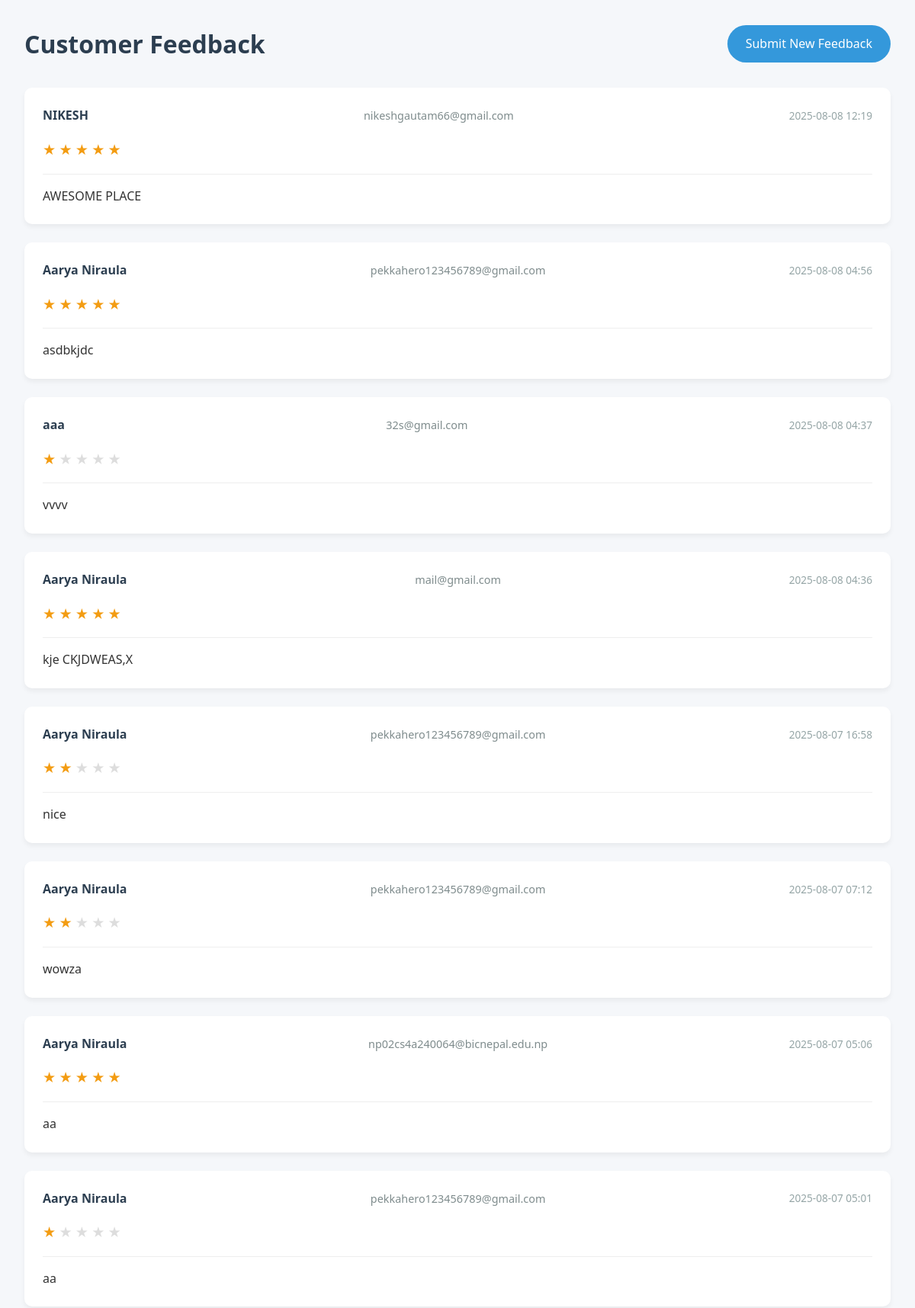
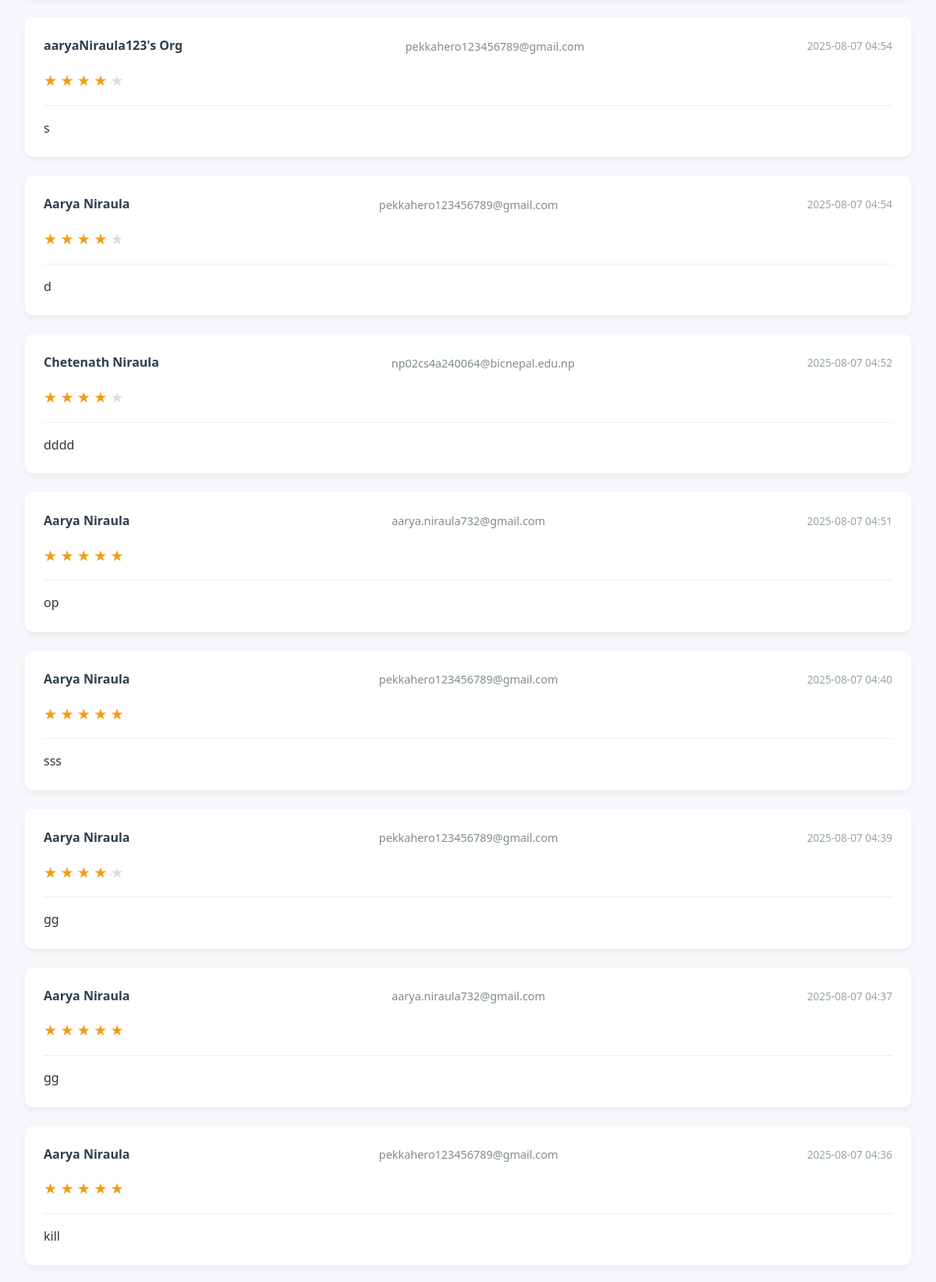
The app's page /reviews (upper part) with its own data (2 pictures, top to bottom).
### app.py (models this page shows, shortened)
class Feedback(db.Model):
    id = db.Column(db.Integer, primary_key=True)
    name = db.Column(db.String(100), nullable=False)
    email = db.Column(db.String(100), nullable=False)
    rating = db.Column(db.Integer, nullable=False)
    comments = db.Column(db.Text)
    created_at = db.Column(db.DateTime, default=datetime.utcnow)

### app.py (the view)
@app.route('/reviews')
def view_feedback():
    feedback_list = Feedback.query.order_by(Feedback.created_at.desc()).all()
    feedback_data = []
    for fb in feedback_list:
        feedback_data.append({
            'id': fb.id,
            'name': fb.name,
            'email': fb.email,
            'rating': fb.rating,
            'comments': fb.comments,
            'date': fb.created_at.strftime('%Y-%m-%d %H:%M')
        })
    return render_template('reviews.html', feedbacks=feedback_data)

### templates/reviews.html (shortened to what this page needs)
<!DOCTYPE html>
<html lang="en">
  <head>
    <link
      rel="stylesheet"
      href="{{ url_for('static', filename='reviews.css') }}"
    />
  </head>
  <body>
    <div class="container">
      <header>
        <h1>Customer Feedback</h1>
        <a href="/feedback" class="btn-new-feedback">Submit New Feedback</a>
      </header>
      <div class="feedback-list">
        {% if feedbacks %} {% for feedback in feedbacks %}
        <div class="feedback-item">
          <div class="feedback-header">
            <span class="feedback-name">{{ feedback.name }}</span>
            <span class="feedback-email">{{ feedback.email }}</span>
            <span class="feedback-date">{{ feedback.date }}</span>
          </div>
          <div class="feedback-rating">
            {% for i in range(1, 6) %} {% if i <= feedback.rating %}
            <span class="star filled">★</span>
            {% else %}
            <span class="star">★</span>
            {% endif %} {% endfor %}
          </div>
          {% if feedback.comments %}
          <div class="feedback-comments">
            <p>{{ feedback.comments }}</p>
          </div>
          {% endif %}
        </div>
        {% endfor %} {% else %}
        <p class="no-feedback">No feedback submissions yet.</p>
        {% endif %}
      </div>
    </div>
  </body>
</html>

### static/reviews.css (style rules this page uses)
* { box-sizing: border-box; margin: 0; padding: 0; font-family: "Segoe UI", Tahoma, Geneva, Verdana, sans-serif; }
body { background-color: #f5f7fa; color: #333; line-height: 1.6; }
.container { max-width: 1200px; margin: 0 auto; padding: 2rem; }
header { display: flex; justify-content: space-between; align-items: center; margin-bottom: 2rem; flex-wrap: wrap; gap: 1rem; }
h1 { font-size: 2rem; color: #2c3e50; }
.feedback-list { display: grid; gap: 1.5rem; }
.feedback-item { background: white; border-radius: 10px; padding: 1.5rem; box-shadow: 0 4px 6px rgba(0, 0, 0, 0.05); transition: transform 0.2s ease, box-shadow 0.2s ease; }
.feedback-header { display: flex; justify-content: space-between; align-items: center; margin-bottom: 1rem; flex-wrap: wrap; gap: 0.5rem; }
.feedback-name { font-weight: 600; color: #2c3e50; }
.feedback-email { color: #7f8c8d; font-size: 0.9rem; }
.feedback-date { color: #95a5a6; font-size: 0.85rem; }
.feedback-rating { margin-bottom: 1rem; }
.star { color: #ddd; font-size: 1.2rem; }
.star.filled { color: #f39c12; }
.feedback-comments { padding-top: 1rem; border-top: 1px solid #eee; }
.btn-new-feedback { background: #3498db; color: white; border: none; padding: 0.75rem 1.5rem; border-radius: 50px; font-size: 1rem; cursor: pointer; text-decoration: none; transition: all 0.3s ease; display: inline-flex; align-items: center; gap: 0.5rem; }

### records on screen
Feedback: name "NIKESH", email "nikeshgautam66@gmail.com", date "2025-08-08 12:19", comments "AWESOME PLACE"
Feedback: name "Aarya Niraula", email "pekkahero123456789@gmail.com", date "2025-08-08 04:56", comments "asdbkjdc"
Feedback: name "aaa", email "32s@gmail.com", date "2025-08-08 04:37", comments "vvvv"
Feedback: name "Aarya Niraula", email "mail@gmail.com", date "2025-08-08 04:36", comments "kje CKJDWEAS,X"
Feedback: name "Aarya Niraula", email "pekkahero123456789@gmail.com", date "2025-08-07 16:58", comments "nice"
Feedback: name "Aarya Niraula", email "pekkahero123456789@gmail.com", date "2025-08-07 07:12", comments "wowza"
Feedback: name "Aarya Niraula", email "np02cs4a240064@bicnepal.edu.np", date "2025-08-07 05:06", comments "aa"
Feedback: name "Aarya Niraula", email "pekkahero123456789@gmail.com", date "2025-08-07 05:01", comments "aa"
Feedback: name "aaryaNiraula123's Org", email "pekkahero123456789@gmail.com", date "2025-08-07 04:54", comments "s"
Feedback: name "Aarya Niraula", email "pekkahero123456789@gmail.com", date "2025-08-07 04:54", comments "d"
Feedback: name "Chetenath Niraula", email "np02cs4a240064@bicnepal.edu.np", date "2025-08-07 04:52", comments "dddd"
Feedback: name "Aarya Niraula", email "aarya.niraula732@gmail.com", date "2025-08-07 04:51", comments "op"
Feedback: name "Aarya Niraula", email "pekkahero123456789@gmail.com", date "2025-08-07 04:40", comments "sss"
Feedback: name "Aarya Niraula", email "pekkahero123456789@gmail.com", date "2025-08-07 04:39", comments "gg"
Feedback: name "Aarya Niraula", email "aarya.niraula732@gmail.com", date "2025-08-07 04:37", comments "gg"
Feedback: name "Aarya Niraula", email "pekkahero123456789@gmail.com", date "2025-08-07 04:36", comments "kill"
